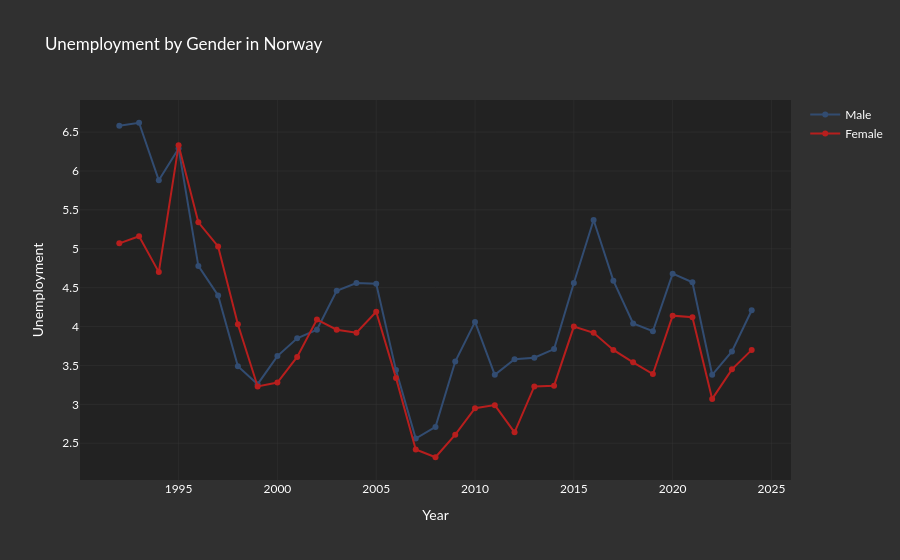

Here is the notebook cell this chart was saved with:
### Code cell
plot_country_unemployment("Norway",1992, 2025)
